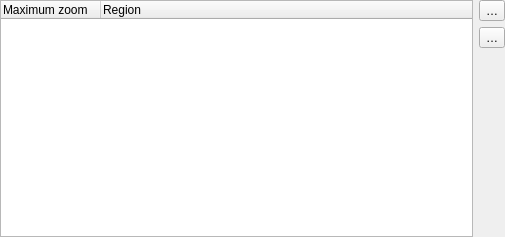
<?xml version="1.0" encoding="UTF-8"?>
<ui version="4.0">
 <class>QgsProcessingTileExtentMaxZoomWidgetBase</class>
 <widget class="QgsPanelWidget" name="QgsProcessingTileExtentMaxZoomWidgetBase">
  <property name="geometry">
   <rect>
    <x>0</x>
    <y>0</y>
    <width>505</width>
    <height>237</height>
   </rect>
  </property>
  <property name="windowTitle">
   <string notr="true">Form</string>
  </property>
  <layout class="QGridLayout" name="gridLayout">
   <property name="leftMargin">
    <number>0</number>
   </property>
   <property name="topMargin">
    <number>0</number>
   </property>
   <property name="rightMargin">
    <number>0</number>
   </property>
   <property name="bottomMargin">
    <number>0</number>
   </property>
   <item row="0" column="0">
    <widget class="QTreeWidget" name="mRegionsWidget">
     <property name="columnCount">
      <number>2</number>
     </property>
     <column>
      <property name="text">
       <string>Maximum zoom</string>
      </property>
     </column>
     <column>
      <property name="text">
       <string>Region</string>
      </property>
     </column>
    </widget>
   </item>
   <item row="0" column="1">
    <layout class="QVBoxLayout" name="verticalLayout">
     <item>
      <widget class="QToolButton" name="mButtonAdd">
       <property name="toolTip">
        <string>Add row</string>
       </property>
       <property name="text">
        <string>…</string>
       </property>
       <property name="icon">
        <iconset resource="../../../images/images.qrc">
         <normaloff>:/images/themes/default/symbologyAdd.svg</normaloff>:/images/themes/default/symbologyAdd.svg</iconset>
       </property>
      </widget>
     </item>
     <item>
      <widget class="QToolButton" name="mButtonRemove">
       <property name="toolTip">
        <string>Remove row</string>
       </property>
       <property name="text">
        <string>…</string>
       </property>
       <property name="icon">
        <iconset resource="../../../images/images.qrc">
         <normaloff>:/images/themes/default/symbologyRemove.svg</normaloff>:/images/themes/default/symbologyRemove.svg</iconset>
       </property>
      </widget>
     </item>
     <item>
      <spacer name="verticalSpacer">
       <property name="orientation">
        <enum>Qt::Orientation::Vertical</enum>
       </property>
       <property name="sizeHint" stdset="0">
        <size>
         <width>20</width>
         <height>40</height>
        </size>
       </property>
      </spacer>
     </item>
    </layout>
   </item>
  </layout>
 </widget>
 <customwidgets>
  <customwidget>
   <class>QgsPanelWidget</class>
   <extends>QWidget</extends>
   <header>qgspanelwidget.h</header>
   <container>1</container>
  </customwidget>
 </customwidgets>
 <resources>
  <include location="../../../images/images.qrc"/>
 </resources>
 <connections/>
</ui>
